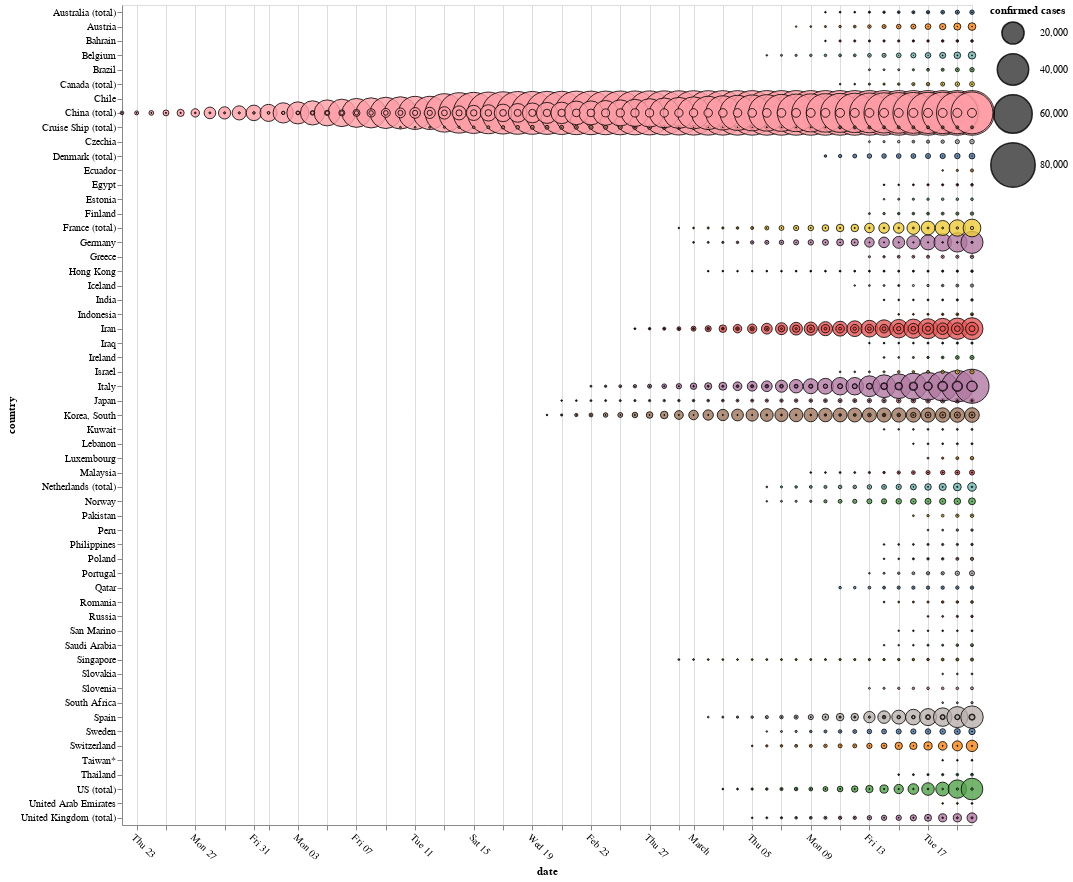

The cell this chart's notebook holds for it:
### Code cell
#collapse
alt.Chart(df_melted).mark_circle(
    opacity=0.8,
    stroke='black',
    strokeWidth=1
).encode(
    alt.X('date:T', axis=alt.Axis(labelAngle=45)),
    alt.Y('country:N'),
    alt.Size('value:Q',
        scale=alt.Scale(range=[0, 2000]),
        legend=alt.Legend(title='confirmed cases')
    ),
    alt.Color('country:N', legend=None)
).properties(
    width=850,
    height=820
).transform_filter(
    alt.datum.Entity != 'All natural disasters'
)

### Figure 1 — Vega-Lite specification as saved in the notebook (floating-point values rounded to 4 significant figures; data arrays with more than 128 entries replaced by an {"elided": "..."} marker saying what was removed)
{"$schema": "https://vega.github.io/schema/vega-lite/v3.4.0.json", "config": {"mark": {"tooltip": null}, "view": {"height": 300, "width": 400}}, "data": {"name": "data-f9e8e23dbaabcc9ee552834ea6c8346d"}, "datasets": {"data-f9e8e23dbaabcc9ee552834ea6c8346d": {"elided": "2085 records"}}, "encoding": {"color": {"field": "country", "legend": null, "type": "nominal"}, "size": {"field": "value", "legend": {"title": "confirmed cases"}, "scale": {"range": [0, 2000]}, "type": "quantitative"}, "x": {"axis": {"labelAngle": 45}, "field": "date", "type": "temporal"}, "y": {"field": "country", "type": "nominal"}}, "height": 820, "mark": {"opacity": 0.8, "stroke": "black", "strokeWidth": 1, "type": "circle"}, "transform": [{"filter": "(datum.Entity !== 'All natural disasters')"}], "width": 850}
